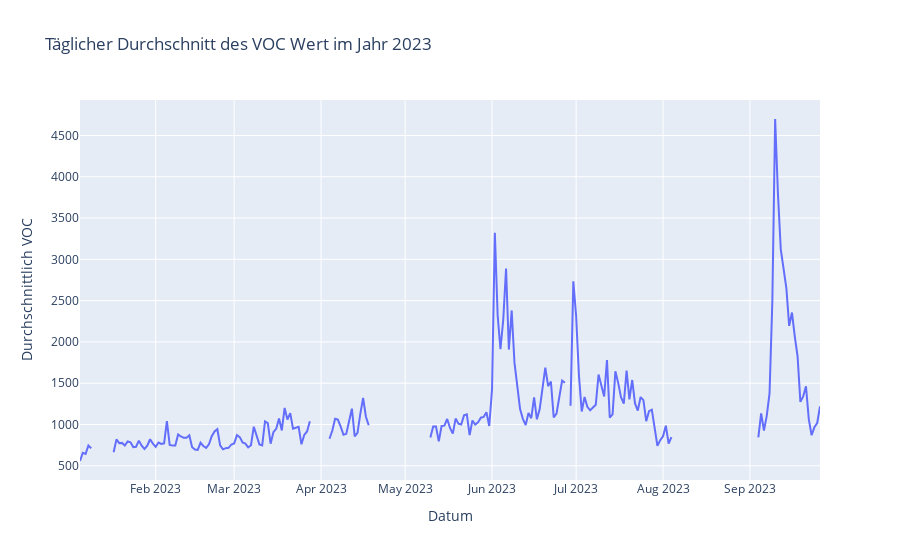

The notebook cell saved with this chart:
### Code cell
fig = px.line(daily_avg_voc_2023, x='date_time', y='VOC', title='Täglicher Durchschnitt des VOC Wert im Jahr 2023',
              labels={'date_time': 'Datum', 'VOC': 'Durchschnittlich VOC'})

fig.show()

### Figure 1 — Plotly figure (JSON) as saved in the notebook; plotly's stock layout.template omitted (floating-point values rounded to 4 significant figures; data arrays with more than 128 entries replaced by an {"elided": "..."} marker saying what was removed)
{"data": [{"hovertemplate": "Datum=%{x}<br>Durchschnittlich VOC=%{y}<extra></extra>", "legendgroup": "", "line": {"color": "#636efa", "dash": "solid"}, "marker": {"symbol": "circle"}, "mode": "lines", "name": "", "orientation": "v", "showlegend": false, "type": "scatter", "x": {"elided": "265 str values"}, "xaxis": "x", "y": {"elided": "265 float values"}, "yaxis": "y"}], "layout": {"legend": {"tracegroupgap": 0}, "title": {"text": "Täglicher Durchschnitt des VOC Wert im Jahr 2023"}, "xaxis": {"anchor": "y", "domain": [0, 1], "title": {"text": "Datum"}}, "yaxis": {"anchor": "x", "domain": [0, 1], "title": {"text": "Durchschnittlich VOC"}}}}
